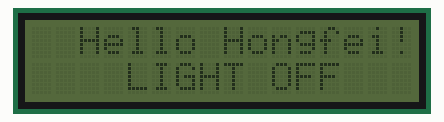
Simulated run of this program. Board: Raspberry Pi (BCM pin numbers). Shown: 16×2 character LCD. The clock reads 2024-03-15 10:24:30 at power-on unless the program sets it; library files of the repository ran but are not shown: LCD1602.py.

Above: at 1.2 s.
At 2.9 s:
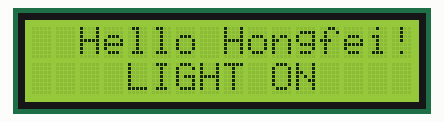
At 4.5 s:
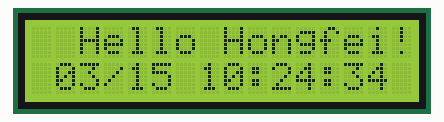
At 12.2 s:
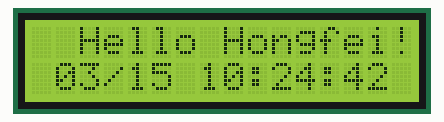
At 21.2 s:
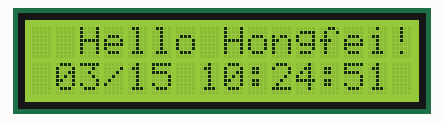
At 38.2 s:
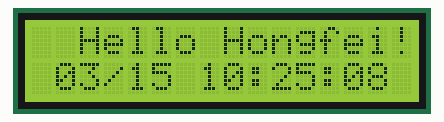

Measured:
- what the display in image 0 shows lasts 0.5 s, from 1.2 s to 1.7 s
- what the display in image 2 shows lasts 0.8 s, from 4.5 s to 5.3 s
- what the display in image 3 shows lasts 1.1 s, from 12.1 s to 13.2 s

The program:

time.py
```python
#!/user/bin/env python
import smbus
import time
import sys
import LCD1602 as LCD

if __name__ == '__main__':
    LCD.init_lcd()
    time.sleep(1)
    LCD.print_lcd(2, 0, 'Hello Hongfei!')
    for x in range(1, 4):
        LCD.turn_light(0)
        LCD.print_lcd(4, 1, 'LIGHT OFF')
        time.sleep(0.5)
        LCD.turn_light(1)
        LCD.print_lcd(4, 1, 'LIGHT ON ')
        time.sleep(0.5)

    LCD.turn_light(1)

    while True:
        now = time.strftime('%m/%d %H:%M:%S', time.localtime(time.time()))
        LCD.print_lcd(1, 1, now)
        time.sleep(0.2)
```
